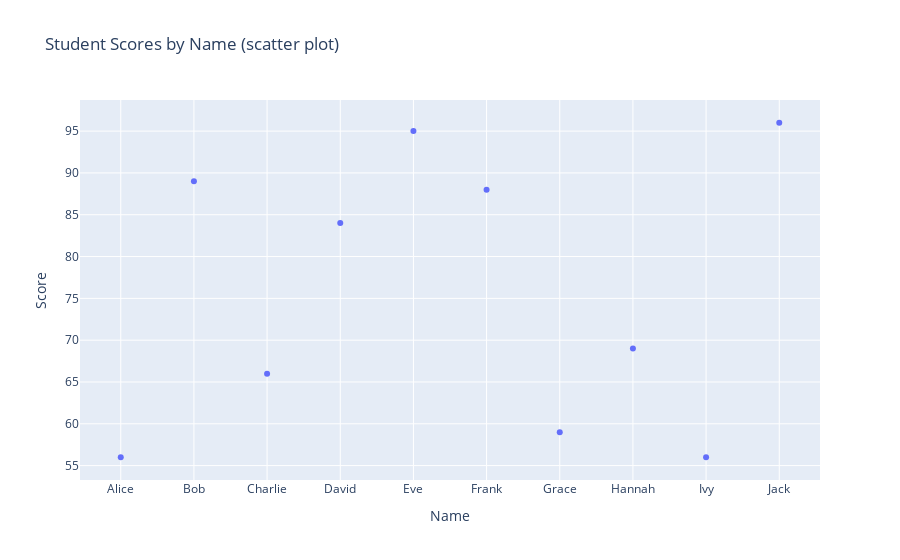

The notebook cell this image was saved under:
### Code cell
# Plotting with Plotly
# Basic scatter plot
fig = px.scatter(df, x='Name', y='Score', title='Student Scores by Name (scatter plot)')
fig.show()

### Figure 1 — Plotly figure (JSON) as saved in the notebook; plotly's stock layout.template omitted (floating-point values rounded to 4 significant figures)
{"data": [{"hovertemplate": "Name=%{x}<br>Score=%{y}<extra></extra>", "legendgroup": "", "marker": {"color": "#636efa", "symbol": "circle"}, "mode": "markers", "name": "", "orientation": "v", "showlegend": false, "x": ["Alice", "Bob", "Charlie", "David", "Eve", "Frank", "Grace", "Hannah", "Ivy", "Jack"], "xaxis": "x", "y": [56, 89, 66, 84, 95, 88, 59, 69, 56, 96], "yaxis": "y", "type": "scatter"}], "layout": {"xaxis": {"anchor": "y", "domain": [0.0, 1.0], "title": {"text": "Name"}}, "yaxis": {"anchor": "x", "domain": [0.0, 1.0], "title": {"text": "Score"}}, "legend": {"tracegroupgap": 0}, "title": {"text": "Student Scores by Name (scatter plot)"}}}
